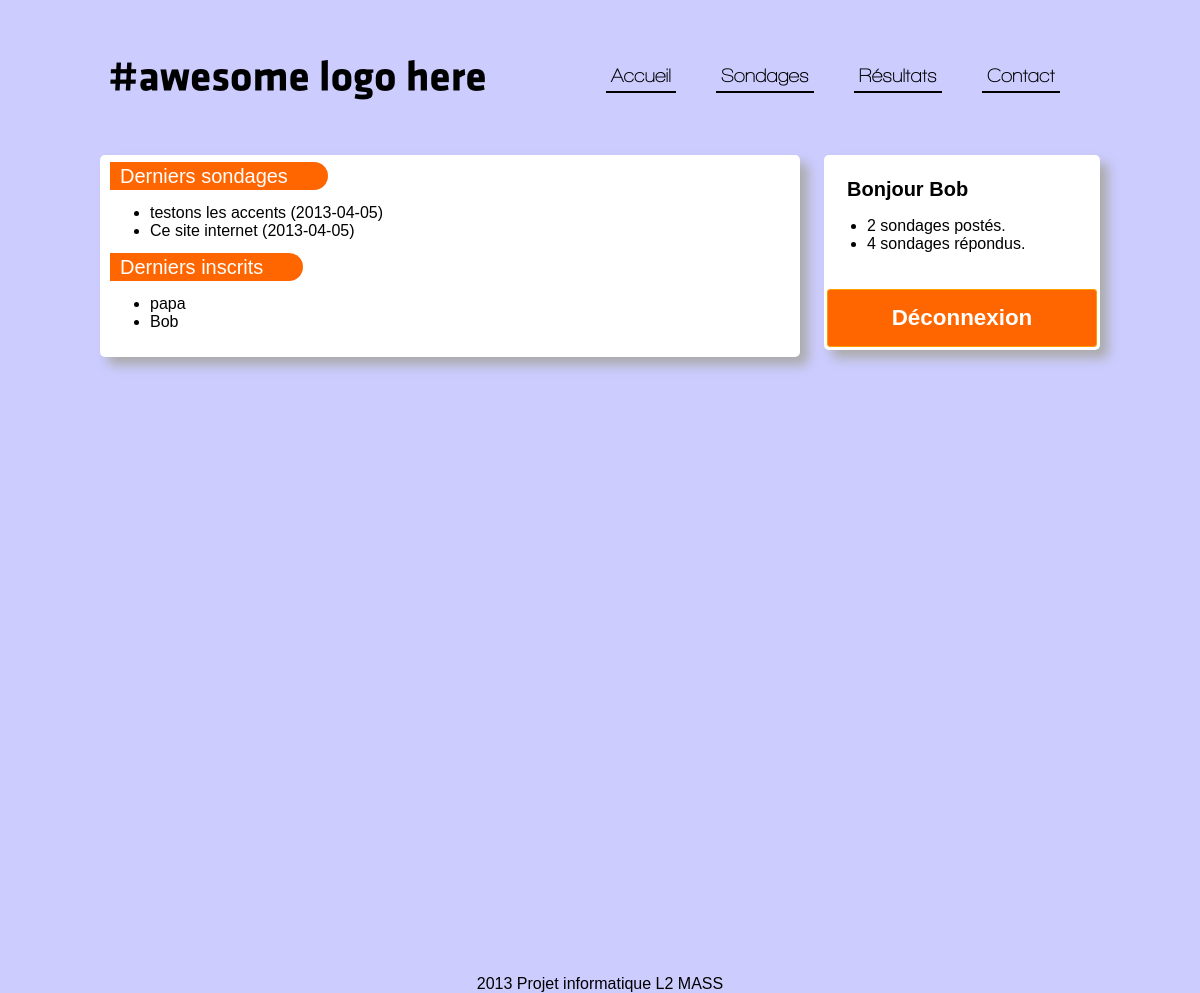
/index.php?erreur=1 (signed in), run on the app's committed database.
### tables this page shows
CREATE TABLE IF NOT EXISTS `sondages` (
  `id` int(11) NOT NULL AUTO_INCREMENT,
  `titre` text NOT NULL,
  `id_membre` int(11) NOT NULL,
  `nb_question` int(11) NOT NULL,
  `categorie` text NOT NULL,
  `date` date NOT NULL,
  `nb_rempli` int(11) NOT NULL,
  PRIMARY KEY (`id`)
);

CREATE TABLE IF NOT EXISTS `membres` (
  `id` int(11) NOT NULL AUTO_INCREMENT,
  `pseudo` text NOT NULL,
  `mdp` text NOT NULL,
  `nb_sondages` int(11) NOT NULL,
  `nb_reponses` int(11) NOT NULL,
  `mail` text NOT NULL,
  `age` text NOT NULL,
  `sexe` text NOT NULL,
  PRIMARY KEY (`id`)
);

### includes/sql.php (called while the page is built)
<?php
					$connSQL['hote']="localhost";
				   $connSQL['util']="root";
				   $connSQL['pass']="";
				   $connSQL['base']="test";
				   ?>

### includes/fonctions.php (called while the page is built, shortened)
<?php
				include 'sql.php';
			   function requete($requete) {
				   global $connSQL;
						   if(function_exists("mysqli_query")) {
							   $resultat=@mysqli_query($connSQL['conn'],$requete) or
			die("<font color=\"#AD0018\"><b>$requete<br>erreur</b></font>");
						   } else {
							   $resultat=@mysql_query($requete) or die("<font
			color=\"#AD0018\">".erreur(3)."</b></font>");
						   }
				   return $resultat;
			   }
			   function reqfetch($resultat) {
				   if(function_exists("mysqli_fetch_array")) {
					   return mysqli_fetch_array($resultat);
				   } else {
					   return mysql_fetch_array($resultat);
				   }
			   }

### index.php (the view, shortened to what this page needs)
<?php session_start();
include 'includes/fonctions.php';
include 'includes/haut.php';
include 'includes/menu.php';
?>
		<div class="contenu">
			<div class="corps">
				<span class="bandeau" > Derniers sondages </span></br>
				<ul>
					<?php	$sql = 'SELECT *  FROM sondages ORDER BY id DESC LIMIT 0,3';
						$req = requete($sql);
						while ($data = reqfetch($req))
						{
							$sql2 = 'SELECT *  FROM membres WHERE id='.$data['id_membre'];
							$req2 = requete($sql2);
							while ($data2 = reqfetch($req2))
							{
								echo '<a href="liste_sondages.php?id='.$data['id'].'"><li>'.$data['titre'].' ('.$data['date'].')</li></a>';
							}
						}
				?>
				</ul>
				<span class="bandeau" > Derniers inscrits </span></br>
				<ul>
					<?php	$sql = 'SELECT *  FROM membres ORDER BY id DESC LIMIT 0,3';
						$req = requete($sql);
						while ($data = reqfetch($req))
						{
								echo '<li>'.$data['pseudo'].'</li>';
						}
				?>
				</ul>
			</div>
			<div class="barredroite">
				<?php if(!isset($_SESSION['pseudo'])){?>
				<div class="bloc">
					<form class="form1" id="start" action="connexion.php" method="post">
				<?php if(isset($_GET['erreur'])){echo '<p>Vous avez du vous trompez...</p>'; }?>
						<input type="text" name="pseudo" placeholder="Ton pseudo " required="">
							<input type="password" name="mdp" placeholder="Mot de passe" required="">
							<button type="submit">Connexion</button>
							<a href="inscription.php"class="inscritToi">(pas encore inscris ?)</a>
					</form>
				</div>
				<?php
				}
				else{
				?>
					<div class="bloc">
							<h1><?php echo "Bonjour ".$_SESSION['pseudo']; ?></h1>
							<p>
								<ul>
									<li><?php echo $_SESSION["nb_sondages"]." sondages postés."; ?></li>
									<li><?php echo $_SESSION["nb_reponses"]." sondages répondus."; ?></li>
								</ul>
							</p>
							<button  onclick="window.location='deco.php';">Déconnexion</button>
				</div>
				<?php }				?>
			</div>
		</div>
		<div class="footer">
			<p>2013 Projet informatique L2 MASS</p>
		</div>
	</div>
	</body>
</html>

### css/design.css (style rules this page uses)
html { padding:0px; width:100%; height:100%; }
body { font-family:Arial,Sans; margin:0px; padding:0px; width:100%; height:100%; background-color:#ccccff; }
a { text-decoration:none; color:black; }
.contenu { margin-top:0; margin-bottom:20px; height:100%; }
.corps { float:left; margin-bottom:20px; background-color:white; width:680px; padding:10px; border-radius:5px; box-shadow: 8px 8px 12px #aaa; }
.bloc { margin-bottom:20px; background-color:white; padding:3px; border-radius:5px; box-shadow: 8px 8px 12px #aaa; float:right; width:270px; }
h1 { text-align:left; font-size:20px; }
.footer { margin-bottom:20px; text-align:center; font-family:Arial,Mollot,Sans; }
button { margin: 20px 0px 0px 0px; padding: 15px 8px; width: 100%; cursor: pointer; border: 1px solid #ff9c00; overflow: visible; display: inline-block; color: #fff; font: bold 1.4em arial, sans; background-color: #ff6600; border-radius: 3px; }
h1 { margin-top:20px; margin-left:20px; }
.bandeau { font-size:20px; background-color:#ff6600; border-radius:0 15px 15px 0; padding:3px 40px 3px 10px; color:white; }

### data on the page
sondages: titre "testons les accents", date "2013-04-05"
membres: pseudo "Bob"
sondages: titre "Ce site internet", date "2013-04-05"
membres: pseudo "papa"

### other printed values
$_SESSION['pseudo'] "Bob"
$_SESSION["nb_sondages"] "2"
$_SESSION["nb_reponses"] "4"
